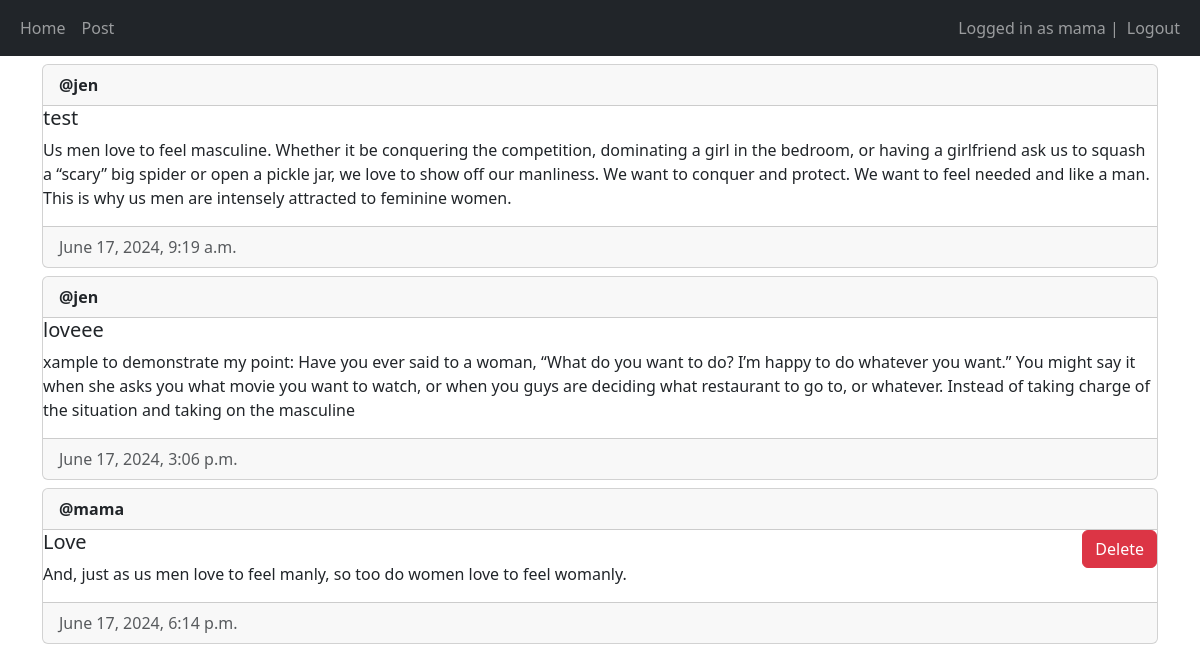
Screenshot of / (signed in) with the database file from the repository.
### main/models.py (models this page shows, shortened)
class Post(models.Model):
    author = models.ForeignKey(User, on_delete=models.CASCADE)
    title = models.CharField(max_length=200)
    description = models.TextField()
    created_at = models.DateTimeField(auto_now_add=True)
    updated_at = models.DateTimeField(auto_now=True)

### main/views.py (the view)
# urls.py: path('', views.home, name="home"),
@login_required(login_url="login")
def home(request):
    posts = Post.objects.all()
    if request.method == "POST":
        post_id = request.POST.get("post-id")
        post = Post.objects.filter(id=post_id).first()
        if post and post.author == request.user:
            post.delete()
    return render(request,"main/index.html", {
        "posts":posts
    })

### main/templates/main/index.html (shortened to what this page needs)
{% extends "base.html" %}
{% block content %}
{% for post in posts %}
<div class="card mt-2">
   <div class="card-header"> <strong>@{{post.author.username}}</strong>  </div>
   <div class="card-ody d-flex flex-row justify-content-between">
    <div>
        <h5 class="card-title">
            {{post.title}}
        </h5>
        <p>
            {{post.description}}
        </p>
    </div>
    <div>
        {% if user == post.author  %}
        <form method= "post">
            <button type="submit" class="btn btn-danger" name="post-id" value="{{post.id}}">Delete</button>
        </form>
        {% endif %}
    </div>
   </div>
   <div class="card-footer text-muted">{{post.created_at}}</div>
</div>
{%empty%}
<p>No posts yet :(</p>
{% endfor %}
{% endblock content %}

### main/templates/base.html (shortened to what this page needs)
<!DOCTYPE html>
<html lang="en">
<head>
    <link href="https://cdn.jsdelivr.net/npm/bootstrap@5.3.3/dist/css/bootstrap.min.css" rel="stylesheet">
</head>
<body>
<nav class="navbar navbar-expand-lg navbar-dark bg-dark">
    <div class="container-fluid">
        <div>
            <ul class="navbar-nav">
                <li class="nav-item">
                    <a class="nav-link" href="{% url 'home' %}">Home</a>
                </li>
                <li class="nav-item">
                    <a class="nav-link" href="{% url 'create_post' %}">Post</a>
                </li>
            </ul>
        </div>
        <div>
            <ul class="navbar-nav">
                {% if user.is_authenticated %}
                    <span class="navbar-text"> Logged in as {{user.username}} |</span>
                    <a class="nav-link" href=" {% url 'logout' %}">Logout</a>
                {% else %}
                <li class="nav-item">
                    <a class="nav-link" href=" {% url 'login' %}">Login</a>
                </li>
                {% endif %}
        </div>
    </div>
</nav>
    <div class="container">
    {% block content %}
    {% endblock content %}
</div>
</body>
</html>

### rows the page displays
Post: author.username "jen", title "test", description "Us men love to feel masculine. Whether it be conquering the competition, dominating a girl in the bedroom, or having a girlfriend ask us to squash a “scary” big spider or open a pickle jar, we love to show off our manliness. We want to conquer and protect. We want to feel needed and like a man. This is why us men are intensely attracted to feminine women.", created_at "June 17, 2024, 9:19 a.m."
Post: author.username "jen", title "loveee", description "xample to demonstrate my point: Have you ever said to a woman, “What do you want to do? I’m happy to do whatever you want.” You might say it when she asks you what movie you want to watch, or when you guys are deciding what restaurant to go to, or whatever. Instead of taking charge of the situation and taking on the masculine", created_at "June 17, 2024, 3:06 p.m."
Post: author.username "mama", title "Love", description "And, just as us men love to feel manly, so too do women love to feel womanly.", {{ post.id }} 6 (drawn), created_at "June 17, 2024, 6:14 p.m."

### other values shown
{{ user.username }} "mama"
